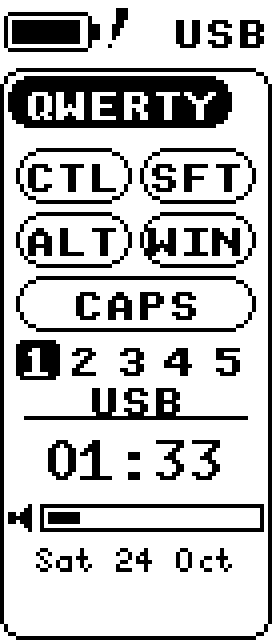
#> input picture tests/hil/golden/left-base.png, 272 x 640 px
$ python flipper_art.py out.png ../tests/hil/golden/left-base.png
#> lines starting #> are read from the running program, lines starting #| are printed output that depends on the picture
"""Convert Flipper Zero art into nice!view art for the nice_view_custom shield.

Accepts, in any mix:
  * a Flipper animation folder (meta.txt + frame_N.bm or frame_N.png), as found in the
    official firmware (assets/dolphin/external/*) and community packs
  * a single image file (.png/.gif/.jpg/.bmp)
  * a single compiled Flipper bitmap named like name_128x64.bm
  * an LVGL C file of 1-bit images (LV_IMG_CF_INDEXED_1BIT / LV_COLOR_FORMAT_I1), as used by
    nice!view art modules; these are already stored sideways, so they come out exactly as they
    looked on their original nice!view. All images in the file become one animation.

Each input becomes one "art set" on the right-hand screen. The nice!view is mounted portrait, so
art is fitted upright into a 68x140 area (below the status strip) and stored rotated 90 degrees
clockwise. Options go after the input, separated by colons:
  :landscape  store it as-is in the 140x68 buffer, which reads sideways on the keyboard
  :stills     make every frame its own still art set instead of one animation
  :fps=N      override the frame rate (default: meta.txt, or 2 for LVGL C files)
  :name=X     override the set name (default: the file or folder name)
  :label=Text override the display label (default: set name with underscores replaced by spaces)
  :labels=A|B|C  with :stills, label each frame in order; missing labels use the default
  :polarity=P which way round the source's ink is (#666): auto (the default), as-is or invert
  Labels may contain spaces but no colons.

Animations keep all their frames
(in meta.txt order) and frame rate; the firmware shows the first frame unless animation is
enabled with CONFIG_NICE_VIEW_CUSTOM_ANIMATE. Frames are stored as RLE-packed XOR deltas and
unpacked into one RAM image buffer on the keyboard.

Usage:
  python scripts/flipper_art.py OUT.c INPUT[:OPTION...] [INPUT[:OPTION...] ...] [--preview preview.png]
  python scripts/flipper_art.py OUT.bin INPUT[:OPTION...] [--preview preview.png]
  Quote inputs with spaces or pipes, e.g. "INPUT:stills:labels=First frame|Second frame".

OUT.c also writes OUT.json with built-in set names, labels, frame counts, and frame rates.
Use :label=Text for one set or :labels=A|B|C with :stills for individual labels.

An OUT.bin is one art set as a blob to push from the PC without flashing (hostpanel push-art
OUT.bin); the format is in boards/shields/nice_view_custom/widgets/art_relay.h.

Bits: 1 = ink (#610), the same as the left's PC info screen. Ink shows in the panel polarity's
foreground (#666: dark or light, set from Foxglove; light on dark by default). Blobs carry
ART_RELAY_FLAG_INK in header byte 7; blobs from before #610 (flags 0, background bits set) still
play correctly on the keyboard, which inverts them.

Polarity (#666): every source is normalised so that its drawing is the ink and its background the
field, whichever way round it was drawn. :polarity=auto (the default) finds the background: the
majority of the edge pixels of every frame of the set, at 50%, after fitting; a tie goes to the
majority of all their pixels. A light background means the dark pixels are the ink (as-is); a
dark background means the light ones are, so the source is inverted. as-is takes the dark pixels
as ink whatever the background, invert the light ones. The whole set goes one way, so an
animation never flips mid-way. app/src/foxglove/art_encode.rs does the same (parity tests with
tests/art/ink-fixture and tests/art/dark-fixture).

The preview shows the screen as you see it on the keyboard: portrait, status strip on top, in the
default dark theme (light ink on a dark field).

Requires: pip install pillow heatshrink2
"""

import argparse
import json
import os
import re
import struct
import sys

from PIL import Image

FLAG_INK = 0x01  # blob header byte 7 (art_relay.h ART_RELAY_FLAG_INK): set bits are ink
ART_W, ART_H = 140, 68  # stored art buffer, left of the status strip on the right-hand nice!view
SCREEN_W, STRIP_W = 160, 20  # stored screen; the status strip is the top 20px when held upright


# [70 lines left out: functions decode_bm, parse_meta, load_frame, decode_lvgl_c, not called in this run]


def load_input(spec):
    """Returns [(name, [PIL images], fps, landscape, label, invert)]: one set, or one per still;
    invert says the set is drawn light on dark (its polarity, #666)."""
    path, opts = spec, {}
    while True:
        m = re.search(
            r":(landscape|stills|fps=\d+|name=\w+|polarity=[\w-]+|labels?=[^:]+)$", path, re.I
        )
        if not m:
            break
        k, _, v = m.group(1).partition("=")
        opts[k.lower()] = v
        path = path[: m.start()]
    name, frames, fps = load_frames(path)
    name = opts.get("name", name)
    if "fps" in opts:
        fps = int(opts["fps"])
    landscape = "landscape" in opts
    polarity = opts.get("polarity", "auto").lower()
    if polarity not in POLARITIES:
        sys.exit("%s: polarity is one of %s" % (spec, ", ".join(POLARITIES)))
    if "stills" in opts:
        labels = opts["labels"].split("|") if "labels" in opts else []
        sets = []
        for i, f in enumerate(frames):
            set_name = "%s_%d" % (name, i + 1)
            label = labels[i] if i < len(labels) else set_name.replace("_", " ")
            if "labels" not in opts:
                label = opts.get("label", label)
            invert = should_invert([f], landscape, polarity)
            sets.append((set_name, [f], 0, landscape, label, invert))
        return sets
    label = opts.get("label", name.replace("_", " "))
    invert = should_invert(frames, landscape, polarity)
    return [(name, frames, fps if len(frames) > 1 else 0, landscape, label, invert)]


def load_frames(path):
    name = re.sub(r"[^A-Za-z0-9]+", "_", os.path.basename(os.path.normpath(path))).strip("_")
    if os.path.isdir(path):
        meta = parse_meta(os.path.join(path, "meta.txt"))
        w, h = int(meta["Width"]), int(meta["Height"])
        order = [int(i) for i in meta.get("Frames order", "0").split()] or [0]
        cache = {}
        frames = []
        for i in order:
            if i not in cache:
                cache[i] = load_frame(path, i, w, h)
            frames.append(cache[i])
        return name, frames, int(meta.get("Frame rate", "2") or 2)
    if path.lower().endswith(".bm"):
        m = re.search(r"(\d+)x(\d+)", os.path.basename(path))
        if not m:
            sys.exit("%s: name a single .bm like name_128x64.bm so its size is known" % path)
        w, h = int(m.group(1)), int(m.group(2))
        return name, [decode_bm(open(path, "rb").read(), w, h)], 0
    if path.lower().endswith(".c"):
        name = re.sub(r"_c$", "", name)
        return name, decode_lvgl_c(path), 2
    return name, [Image.open(path)], 0


POLARITIES = ("auto", "as-is", "invert")


def fitted(img, w, h):
    """The source in grey, scaled down to fit w x h (never upscaled), before any padding."""
    img = img.convert("L")
    if img.width > w or img.height > h:
        scale = min(w / img.width, h / img.height)
        img = img.resize((max(1, int(img.width * scale)), max(1, int(img.height * scale))))
    return img


def dark_counts(img):
    """(dark edge pixels, edge pixels, dark pixels, pixels) of a fitted source, at 50%."""
    px = img.load()
    w, h = img.size
    edge_dark = edge = dark = 0
    for y in range(h):
        for x in range(w):
            d = px[x, y] < 128
            dark += d
            if x == 0 or y == 0 or x == w - 1 or y == h - 1:
                edge += 1
                edge_dark += d
    return edge_dark, edge, dark, w * h


def should_invert(frames, landscape, polarity="auto"):
    """Whether a set's sources are drawn light on dark, so their light pixels are the ink (#666).
    auto: the edge pixels of every frame decide (a dark majority means a dark background); a tie
    goes to all their pixels. as-is never inverts, invert always does."""
    if polarity == "as-is":
        return False
    if polarity == "invert":
        return True
    w, h = (ART_W, ART_H) if landscape else (ART_H, ART_W)
    edge_dark = edge = dark = total = 0
    for f in frames:
        a, b, c, d = dark_counts(fitted(f, w, h))
        edge_dark, edge, dark, total = edge_dark + a, edge + b, dark + c, total + d
    if edge_dark * 2 != edge:
        return edge_dark * 2 > edge
    return dark * 2 > total


def fit(img, w, h, invert=False):
    """Fit into w x h (never upscales), centre, 1-bit; a light-on-dark source is inverted first,
    so the padding stays the field (#666)."""
    img = fitted(img, w, h)
    if invert:
        img = img.point(lambda v: 255 - v)
    canvas = Image.new("L", (w, h), 255)
    canvas.paste(img, ((w - img.width) // 2, (h - img.height) // 2))
    return canvas.point(lambda v: 255 if v >= 128 else 0, "1")


def to_stored(img, landscape, invert=False):
    """The ART_W x ART_H 1-bit image to store. The upright view of the stored buffer is the
    buffer rotated 90 degrees counter-clockwise, so portrait art is rotated clockwise here."""
    if landscape:
        return fit(img, ART_W, ART_H, invert)
    return fit(img, ART_H, ART_W, invert).rotate(-90, expand=True)


def to_lvgl_bytes(img):
    """LVGL INDEXED_1BIT rows, MSB first. Ink (a black source pixel) -> a set bit, index 1, which
    the firmware draws in LVGL_FOREGROUND (peripheral_status.c). Padding bits stay clear."""
    stride = (ART_W + 7) // 8
    out = bytearray(stride * ART_H)
    px = img.load()
    for y in range(ART_H):
        for x in range(ART_W):
            if not px[x, y]:  # ink -> bit set
                out[y * stride + x // 8] |= 0x80 >> (x % 8)
    return out


def rle(data):
    """Byte RLE. Control byte: top two bits pick the op, low six bits hold n - 1 (n = 1..64).
    00: n literal bytes follow; 01: n x 0x00; 10: n x 0xff; 11: n x the next byte.
    The firmware XORs the output into its frame buffer (art_apply in peripheral_status.c)."""
    out = bytearray()
    lit = bytearray()

    def flush():
        for i in range(0, len(lit), 64):
            chunk = lit[i : i + 64]
            out.append(len(chunk) - 1)
            out.extend(chunk)
        lit.clear()

    i = 0
    while i < len(data):
        j = i
        while j < len(data) and data[j] == data[i] and j - i < 64:
            j += 1
        n = j - i
        if n >= 3 or (n == 2 and data[i] in (0x00, 0xFF)):
            flush()
            if data[i] == 0x00:
                out.append(0x40 | (n - 1))
            elif data[i] == 0xFF:
                out.append(0x80 | (n - 1))
            else:
                out += bytes([0xC0 | (n - 1), data[i]])
            i = j
        else:
            lit.append(data[i])
            i += 1
    flush()
    return bytes(out)


def unrle_xor(blob, buf):
    """Python twin of the firmware decoder, used to check every frame round-trips."""
    i = pos = 0
    while pos < len(buf):
        op, n = blob[i] >> 6, (blob[i] & 0x3F) + 1
        i += 1
        for k in range(n):
            if op == 0:
                v = blob[i + k]
            elif op == 1:
                v = 0
            elif op == 2:
                v = 0xFF
            else:
                v = blob[i]
            buf[pos + k] ^= v
        i += n if op == 0 else (1 if op == 3 else 0)
        pos += n


def encode_set(name, frames, landscape, invert=False):
    """Returns (order, deltas): the play order as indices into the unique frames, and each
    unique frame as an RLE-packed XOR delta against the previous one (checked to round-trip)."""
    uniq, order = [], []
    for img in frames:
        data = bytes(to_lvgl_bytes(to_stored(img, landscape, invert)))
        if data not in uniq:
            uniq.append(data)
        order.append(uniq.index(data))
    if len(uniq) > 256:
        sys.exit("%s: more than 256 unique frames" % name)
    prev = bytes(len(uniq[0]))
    buf = bytearray(len(prev))
    deltas = []
    for fi, data in enumerate(uniq):
        blob = rle(bytes(a ^ b for a, b in zip(data, prev)))
        unrle_xor(blob, buf)
        assert bytes(buf) == data, "RLE round-trip failed for %s frame %d" % (name, fi)
        deltas.append(blob)
        prev = data
    return order, deltas


# [20 lines left out: function write_blob, not called in this run]


def write_c(path, sets):
    """Each set stores its unique frames as XOR deltas against the previous unique frame (the
    first against an empty buffer), RLE-packed, plus the play order as indices into them.
    Applying delta k toggles the buffer between unique frames k - 1 and k, so the firmware can
    step forwards or backwards through a set with one small static buffer."""
    lines = [
        "/* Generated by scripts/flipper_art.py - do not edit. */",
        "",
        "#include <stdint.h>",
        '#include "custom_art.h"',
        "",
    ]
    stride = (ART_W + 7) // 8
    raw_bytes = packed_bytes = unique = 0
    set_lines = []
    manifest_sets = []
    for si, (name, frames, fps, landscape, label, invert) in enumerate(sets):
        order, deltas = encode_set(name, frames, landscape, invert)
        uniq = deltas
        for fi, blob in enumerate(deltas):
            lines.append("static const uint8_t set_%d_delta_%d[] = {" % (si, fi))
            for i in range(0, len(blob), 16):
                lines.append("    " + ", ".join("0x%02x" % b for b in blob[i : i + 16]) + ",")
            lines.append("};")
            raw_bytes += stride * ART_H
            packed_bytes += len(blob)
        unique += len(uniq)
        lines.append(
            "static const uint8_t *const set_%d_deltas[] = {%s};"
            % (si, ", ".join("set_%d_delta_%d" % (si, i) for i in range(len(uniq))))
        )
        lines.append(
            "static const uint8_t set_%d_order[] = {%s};" % (si, ", ".join(map(str, order)))
        )
        lines.append("")
        set_lines.append(
            '    {.name = "%s", .deltas = set_%d_deltas, .order = set_%d_order, '
            ".frame_count = %d, .fps = %d},"
            % (name, si, si, len(order), fps)
        )
        # pointer table + order table
        packed_bytes += 4 * len(uniq) + len(order)
        manifest_sets.append(
            {"index": si, "name": name, "label": label, "frames": len(order), "fps": fps}
        )
    lines += ["const struct custom_art_set custom_art_sets[] = {"] + set_lines + ["};"]
    lines.append("const int custom_art_set_count = %d;" % len(sets))
    open(path, "w", newline="\n").write("\n".join(lines) + "\n")
    manifest = {
        "format": "foxglove-builtin-art",
        "version": 1,
        "set_count": len(sets),
        "sets": manifest_sets,
    }
    with open(os.path.splitext(path)[0] + ".json", "w", encoding="utf-8", newline="\n") as f:
        json.dump(manifest, f, indent=2)
        f.write("\n")
    assert raw_bytes == unique * stride * ART_H
    return unique, raw_bytes, packed_bytes


# [18 lines left out: function write_preview, not called in this run]


def main():
    ap = argparse.ArgumentParser(description=__doc__, formatter_class=argparse.RawTextHelpFormatter)
    ap.add_argument("out")
    ap.add_argument("inputs", nargs="+")
    ap.add_argument("--preview")
    args = ap.parse_args()

    sets = [s for p in args.inputs for s in load_input(p)]
#> in load_input, `name, frames, fps = load_frames(path)`: name = 'left_base_png'; frames = 1 item; fps = 0
#> in load_input, `label = opts.get("label", name.replace("_", " "))`: label = 'left base png'
#> the loop in should_invert, `for f in frames:` made 1 pass
#> (scale in fitted, w in dark_counts, h in dark_counts, edge_dark, edge, dark, a, b) on pass 1: (0.219, 59, 140, 291, 394, 2134, 291, 394)
#> pass 1, in fitted, `img = img.resize((max(1, int(img.width * scale)), max(1, int(img.heigh..`:
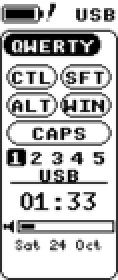
#> img: PIL image 59x140 L (shown 2 times larger); min 0, max 255, mean 191
#> in load_input, `invert = should_invert(frames, landscape, polarity)`: invert = True
#> sets = 1 item
    write = write_blob if args.out.lower().endswith(".bin") else write_c
    unique, raw, packed = write(args.out, sets)
#> the loop in write_c, `for si, (name, frames, fps, landscape, label, invert) in enumerate(set..` made 1 pass
#> (si, fps, label) on pass 1: (0, 0, 'left base png')
#> pass 1, in fit, `img = img.point(lambda v: 255 - v)`:
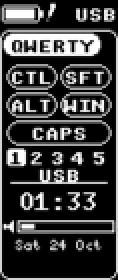
#> img: PIL image 59x140 L (shown 2 times larger); min 0, max 255, mean 64
#> after the loop in write_c, `for si, (name, frames, fps, landscape, label, invert) in enumerate(set..`: lines = 72 items; manifest_sets = 1 item; packed_bytes = 996; raw_bytes = 1224; set_lines = 1 item; unique = 1
#> in write_c, `lines += ["const struct custom_art_set custom_art_sets[] = {"] + set_l..`: lines = 75 items
#> unique = 1; raw = 1224; packed = 996
    total = sum(len(s[1]) for s in sets)
#> total = 1
    print("%d art sets, %d frames (%d unique)" % (len(sets), total, unique))
#| 1 art sets, 1 frames (1 unique)
    print(
        "flash: %.1f KiB compressed vs %.1f KiB raw (%.0f%%)"
        % (packed / 1024, raw / 1024, 100.0 * packed / raw)
    )
#| flash: 1.0 KiB compressed vs 1.2 KiB raw (81%)
    for name, frames, fps, landscape, label, invert in sets:
        print(
            "  %-32s %3d frame(s)%s%s%s"
            % (
                name,
                len(frames),
                " @ %d fps" % fps if fps else "",
                " (landscape)" if landscape else "",
                " (inverted: drawn light on dark)" if invert else "",
            )
        )
#> this loop made 1 pass
#> (name, fps, landscape, label, invert) on pass 1: ('left_base_png', 0, False, 'left base png', True)
#|   left_base_png                      1 frame(s) (inverted: drawn light on dark)
    if args.preview:
        write_preview(args.preview, sets)


if __name__ == "__main__":
    main()
